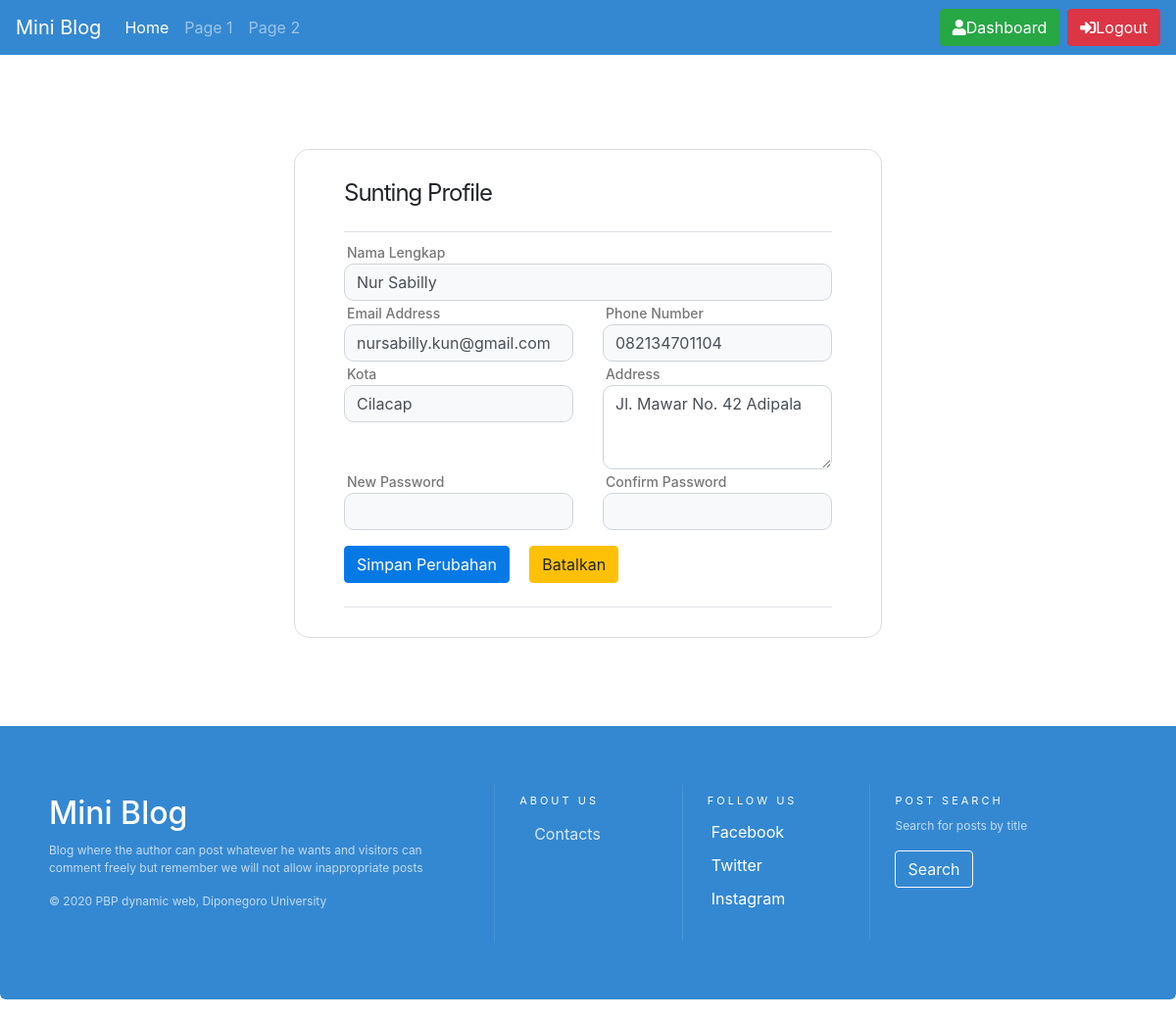
The page /author/edit_profile.php (signed in) on the database its author committed.
### tables this page shows
CREATE TABLE `penulis` (
  `idpenulis` int(11) NOT NULL,
  `nama` varchar(50) NOT NULL,
  `password` varchar(255) NOT NULL,
  `alamat` varchar(255) NOT NULL,
  `kota` varchar(30) NOT NULL,
  `email` varchar(50) NOT NULL,
  `no_telp` varchar(12) NOT NULL
);

### author/edit_profile.php (the view, shortened to what this page needs)
<?php
require '../functions/db_login.php';
$email = $_SESSION['penulis'];
$result = mysqli_query($conn, "SELECT * FROM penulis where email = '$email'");
if (mysqli_num_rows($result)) {
    $row = mysqli_fetch_assoc($result);
}
?>
<link rel="stylesheet" href="../assets/css/style.css">
</head>
<?php if (isset($_SESSION['penulis'])) { ?>
    <ul class="nav navbar-nav ml-auto">
        <li class="nav-item">
            <a href="dashboard.php" class="btn btn-success" role="button"><span class="fas fa-user"></span>Dashboard</a>
        </li>
        <li class="nav-item">
            <a href="../logout.php" class="btn btn-danger" style="margin-left: .5em" role="button"><span class="fas fa-sign-in-alt"></span>Logout</a>
        </li>
    </ul>
    </div>
    </nav>
<?php } ?>
<div class="container mt-5">
    <div class="row">
        <div class="wrapper bg-white mt-sm-5">
            <h4 class="pb-4 border-bottom">Sunting Profile</h4>
            <form action="" method="POST">
                <div class="row">
                    <div class="col-md-12"> <label for="nama">Nama Lengkap</label> <input type="text" name="nama" class="bg-light form-control" value="<?= $row['nama'] ?>"> </div>
                </div>
                <div class="row">
                    <div class="col-md-6"> <label for="email">Email Address</label> <input type="text" name="email" class="bg-light form-control" value="<?= $row['email'] ?>"> </div>
                    <div class="col-md-6 pt-md-0 pt-3"> <label for="no_telp">Phone Number</label> <input type="tel" name="no_telp" class="bg-light form-control" value="<?= $row['no_telp'] ?>"></div>
                </div>
                <div class="row">
                    <div class="col-md-6"> <label for="kota">Kota</label> <input type="text" name="kota" class="bg-light form-control" value="<?= $row['kota'] ?>"> </div>
                    <div class="col-md-6"> <label for="alamat">Address</label> <textarea class="form-control" name="alamat" id="alamat" rows="3"><?= $row['alamat'] ?></textarea> </div>
                </div>
                <div class="row">
                    <div class="col-md-6"> <label for="password">New Password</label> <input type="password" id="password" name="password" class="bg-light form-control"> </div>
                    <div class="col-md-6"> <label for="password2">Confirm Password</label> <input type="password" id="password2" name="password2" class="bg-light form-control"> </div>
                </div>
                <div class="py-3 pb-4 border-bottom"> <button type="submit" name="edit" class="btn btn-primary mr-3">Simpan Perubahan</button> <a href="dashboard.php" class="btn btn-warning">Batalkan</a> </div>
            </form>
        </div>
    </div>
</div>

### assets/css/style.css (style rules this page uses)
.footer-bs { background-color: #3c3d41; padding: 60px 40px; color: rgba(255,255,255,1.00); margin-bottom: 20px; border-bottom-right-radius: 6px; border-top-left-radius: 0px; border-bottom-left-radius: 6px; }
.footer-bs .footer-brand, .footer-bs .footer-nav, .footer-bs .footer-social, .footer-bs .footer-ns { padding:10px 25px; }
.footer-bs .footer-nav, .footer-bs .footer-social, .footer-bs .footer-ns { border-color: transparent; }
.footer-bs .footer-brand h2 { margin:0px 0px 10px; }
.footer-bs .footer-brand p { font-size:12px; color:rgba(255,255,255,0.70); }
.footer-bs .footer-nav h4 { font-size: 11px; text-transform: uppercase; letter-spacing: 3px; margin-bottom:10px; }
.footer-bs .footer-nav ul.list { list-style:none; padding:0px; }
.footer-bs .footer-nav ul.list li { padding:5px 0px; }
.footer-bs .footer-nav ul.list a { color:rgba(255,255,255,0.80); }
.footer-bs .footer-social ul { list-style:none; padding:0px; }
.footer-bs .footer-social h4 { font-size: 11px; text-transform: uppercase; letter-spacing: 3px; }
.footer-bs .footer-social li { padding:5px 4px; }
.footer-bs .footer-social a { color:rgba(255,255,255,1.00); }
.footer-bs .footer-ns h4 { font-size: 11px; text-transform: uppercase; letter-spacing: 3px; margin-bottom:10px; }
.footer-bs .footer-ns p { font-size:12px; color:rgba(255,255,255,0.70); }
@media (min-width: 768px) { .footer-bs .footer-nav, .footer-bs .footer-social, .footer-bs .footer-ns { border-left:solid 1px rgba(255,255,255,0.10); } }
.wrapper { padding: 30px 50px; border: 1px solid #ddd; border-radius: 15px; margin: 10px auto; max-width: 600px }
h4 { letter-spacing: -1px; font-weight: 400 }
label { margin-bottom: 0; font-size: 14px; font-weight: 500; color: #777; padding-left: 3px }
.form-control { border-radius: 10px }
.btn-primary { background-color: #0779e4 }

### rows shown on the page
penulis: nama "Nur Sabilly", email "nursabilly.kun@gmail.com", no_telp "082134701104", kota "Cilacap", alamat "Jl. Mawar No. 42 Adipala"
